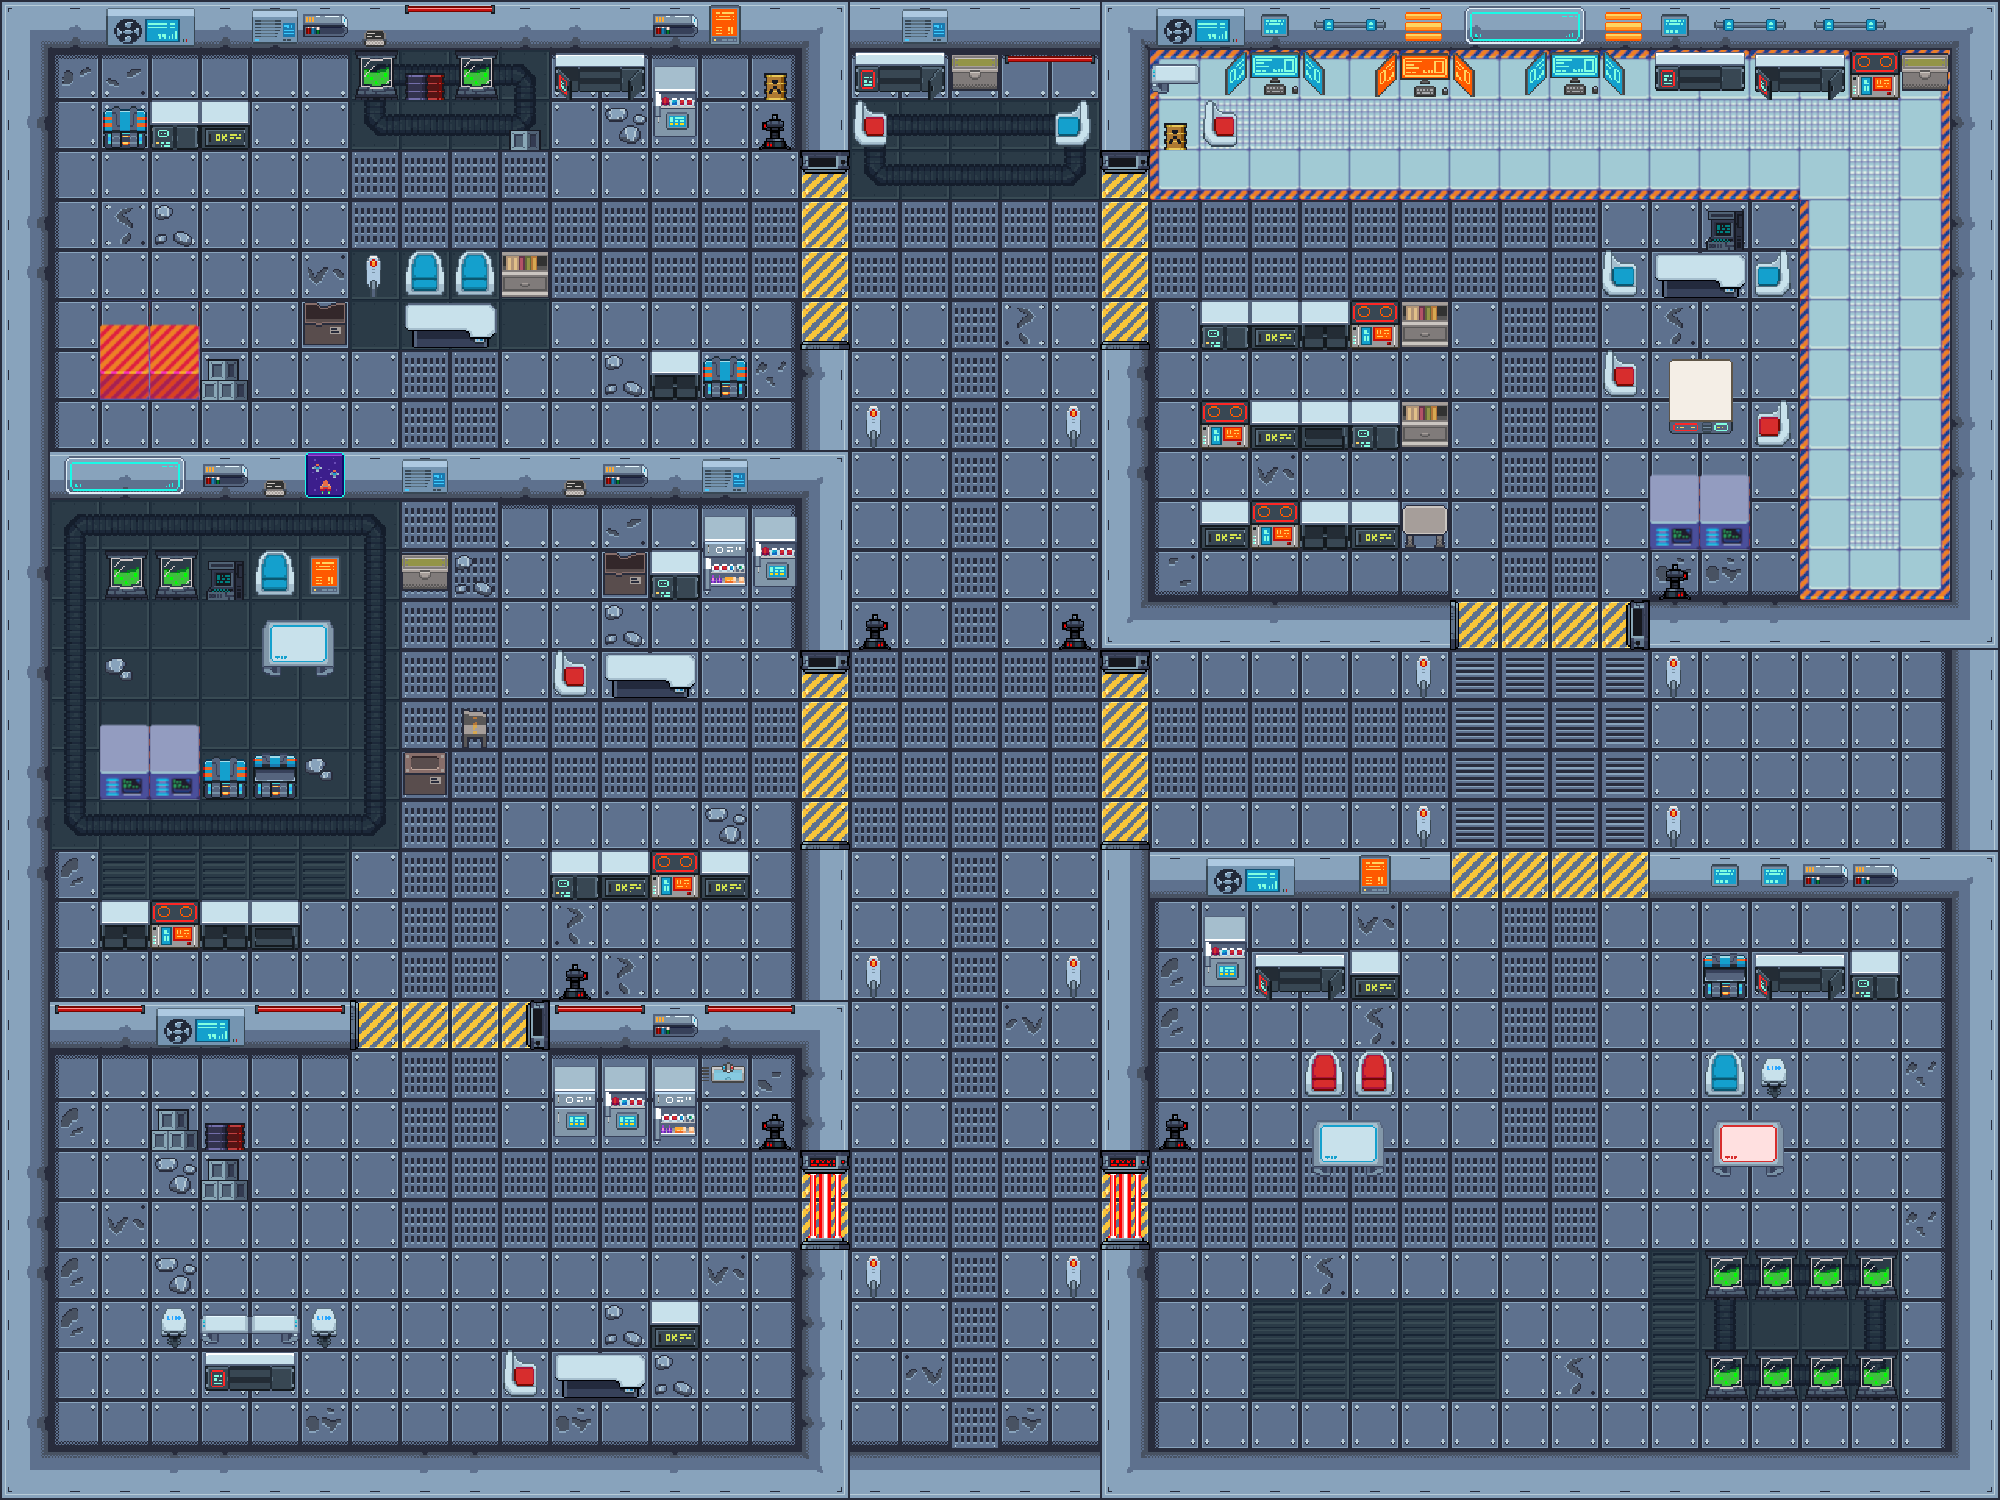

Rendered tile map (Tiled .tmx) drawn with the repository's tilesets; below, a short description and the map source with its tile grids summarised:
An orthogonal 40x30 tile map with 50x50 px tiles, 2 tile layers (Capa de patrones 1, Capa de Decoracion), 5 tilesets and 65 objects (48x object, 17x p).

<map version="1.9" tiledversion="1.9.0" orientation="orthogonal" renderorder="right-down" width="40" height="30" tilewidth="50" tileheight="50" infinite="0" nextlayerid="7" nextobjectid="93">
 <tileset firstgid="1" name="tileSetx50" tilewidth="50" tileheight="50" tilecount="100" columns="10">
  <image source="tileSetx50.png" width="500" height="500" />
 </tileset>
 <tileset firstgid="101" name="tileset2x50" tilewidth="50" tileheight="50" tilecount="84" columns="14">
  <image source="tileset2x50.png" width="700" height="300" />
 </tileset>
 <tileset firstgid="185" name="full decor tiles" tilewidth="50" tileheight="50" tilecount="9" columns="3">
  <image source="full decor tiles.png" width="150" height="150" />
 </tileset>
 <tileset firstgid="194" name="level_tileset3x50" tilewidth="50" tileheight="50" tilecount="81" columns="9">
  <image source="level_tileset3x50.png" width="450" height="450" />
 </tileset>
 <tileset firstgid="275" name="pixel-cyberpunk-interior" tilewidth="50" tileheight="50" tilecount="231" columns="21">
  <image source="pixel-cyberpunk-interior.png" width="1050" height="550" />
 </tileset>
 <layer id="1" name="Capa de patrones 1" width="40" height="30">
  <data>[1200 cells, 1200 non-empty, 56 distinct tile ids]</data>
 </layer>
 <layer id="6" name="Capa de Decoracion" width="40" height="30">
  <data>[1200 cells, 309 non-empty, 91 distinct tile ids]</data>
 </layer>
 <objectgroup id="4" name="Capa de Objetos 1">
  <object id="4" class="p" x="48" y="0" width="1900" height="51" />
  <object id="5" class="p" x="-1" y="2" width="52" height="1497" />
  <object id="6" class="p" x="52.6667" y="450.333" width="747" height="52" />
  <object id="7" class="p" x="802" y="56" width="46" height="94.5" />
  <object id="8" class="p" x="799.333" y="351.5" width="54" height="299.167" />
  <object id="13" class="p" x="50.5" y="1447.33" width="1889" height="52" />
  <object id="14" class="p" x="50.5" y="1002" width="298" height="52" />
  <object id="15" class="p" x="551.5" y="1000" width="247.5" height="52" />
  <object id="16" class="p" x="795" y="850.5" width="54" height="592.667" />
  <object id="17" class="p" x="1099" y="850.167" width="54" height="589.667" />
  <object id="18" class="p" x="1943" y="4.1665" width="54" height="1491.67" />
  <object id="19" class="p" x="1098" y="350.5" width="52" height="298" />
  <object id="22" class="p" x="1152.58" y="853" width="297.5" height="45.5" />
  <object id="23" class="p" x="1153.25" y="597" width="294" height="52" />
  <object id="24" class="p" x="1649.75" y="601.5" width="292" height="45.5" />
  <object id="25" class="p" x="1652.25" y="852" width="334" height="46.5" />
  <object id="29" class="object" x="103" y="101" width="145" height="46.5" />
  <object id="31" class="object" x="353.5" y="52.1667" width="145" height="49" />
  <object id="33" class="object" x="502.167" y="101.167" width="49" height="46.5" />
  <object id="35" class="object" x="550.833" y="50.8333" width="97.5" height="49" />
  <object id="36" class="object" x="650.833" y="53.5" width="49" height="93.5" />
  <object id="38" class="object" x="650.833" y="351" width="96" height="47" />
  <object id="39" class="object" x="751.5" y="49.5" width="49" height="49" />
  <object id="42" class="object" x="351.083" y="250.75" width="197.417" height="47.75" />
  <object id="45" class="object" x="402.833" y="300.167" width="93" height="49" />
  <object id="46" class="object" x="302.5" y="301.167" width="46.5" height="46.5" />
  <object id="47" class="object" x="99.5" y="300.167" width="99.6667" height="100.333" />
  <object id="48" class="object" x="200.833" y="351.5" width="46.5" height="49" />
  <object id="49" class="object" x="100.833" y="550.833" width="247.667" height="49" />
  <object id="50" class="object" x="252.833" y="602.167" width="95.6667" height="95.6667" />
  <object id="51" class="object" x="201.5" y="751.5" width="97" height="46" />
  <object id="52" class="object" x="100.833" y="700.833" width="98.3333" height="96.3333" />
  <object id="53" class="object" x="399.5" y="749.5" width="48" height="49" />
  <object id="55" class="object" x="451.5" y="700.833" width="47" height="49" />
  <object id="57" class="object" x="600.833" y="550.167" width="195.667" height="47.5" />
  <object id="58" class="object" x="1149.5" y="50.1667" width="811" height="49" />
  <object id="59" class="object" x="1199.5" y="100.167" width="49" height="49" />
  <object id="60" class="p" x="1102.5" y="51.5" width="43" height="98.5" />
  <object id="63" class="object" x="101.5" y="903" width="198.5" height="45.5" />
  <object id="64" class="object" x="551.5" y="851" width="198" height="46" />
  <object id="65" class="object" x="550" y="652" width="150" height="46" />
  <object id="66" class="object" x="401.5" y="550.5" width="48" height="47.5" />
  <object id="67" class="object" x="1200" y="302.167" width="246" height="46.3333" />
  <object id="68" class="object" x="1201.67" y="400.833" width="246" height="46.3333" />
  <object id="69" class="object" x="1201.67" y="501.5" width="246" height="46.3333" />
  <object id="70" class="object" x="1649.67" y="352.833" width="98.6667" height="245.667" />
  <object id="71" class="object" x="1602.33" y="252.167" width="194" height="46.3333" />
  <object id="72" class="object" x="1748.17" y="400.75" width="49" height="46.5" />
  <object id="73" class="object" x="1600.83" y="344.083" width="49" height="46.5" />
  <object id="74" class="object" x="1700.17" y="201.417" width="49" height="46.5" />
  <object id="76" class="object" x="152.167" y="1102.08" width="95.6667" height="46.5" />
  <object id="77" class="object" x="199.5" y="1152.75" width="49" height="45.1667" />
  <object id="78" class="object" x="151.5" y="1302.08" width="196.333" height="46.5" />
  <object id="79" class="object" x="202.167" y="1352.08" width="95" height="44.5" />
  <object id="80" class="object" x="650.167" y="1302.08" width="49" height="46.5" />
  <object id="81" class="object" x="502.833" y="1352.08" width="144.333" height="46.5" />
  <object id="82" class="object" x="552.833" y="1056.08" width="144.333" height="92.5" />
  <object id="83" class="object" x="698.833" y="1051.42" width="49" height="46.5" />
  <object id="84" class="object" x="1702.83" y="953.417" width="195" height="43.8333" />
  <object id="85" class="object" x="1703.5" y="1051.42" width="93.6667" height="143.833" />
  <object id="86" class="object" x="1702.17" y="1351.42" width="195" height="47.1667" />
  <object id="88" class="object" x="1705.83" y="1251.08" width="195" height="45.8334" />
  <object id="89" class="object" x="1203.17" y="951.75" width="195" height="47.1667" />
  <object id="91" class="object" x="1202.5" y="899.5" width="46.3333" height="49" />
  <object id="92" class="object" x="1302.5" y="1051.5" width="94.3333" height="143.667" />
 </objectgroup>
</map>
